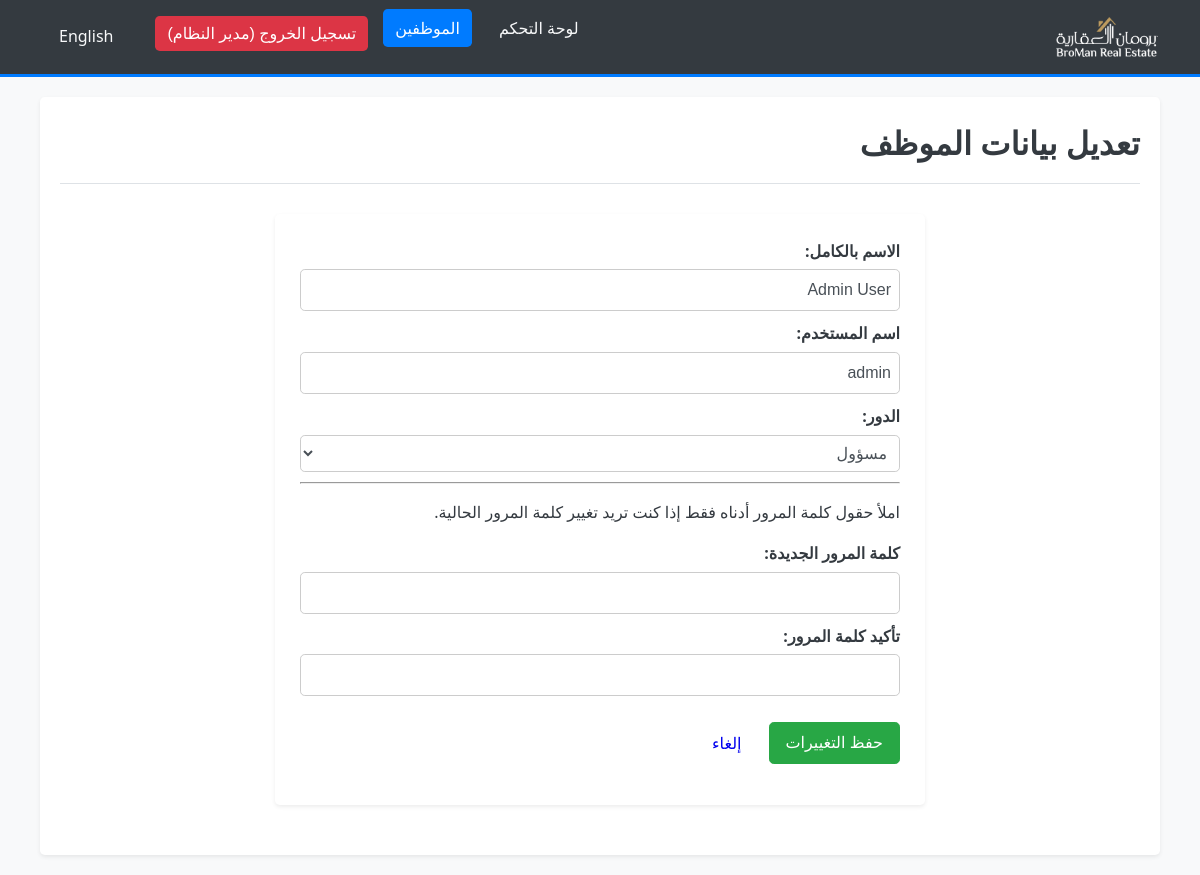
The app's page /edit_employee.php?id=1 (signed in) with its own data.
### tables this page shows
CREATE TABLE `employees` (
  `EmployeeID` int(11) NOT NULL,
  `FullName` varchar(255) NOT NULL,
  `Username` varchar(50) NOT NULL,
  `Password` varchar(255) NOT NULL COMMENT 'Stored using PHP password_hash (bcrypt)',
  `Role` enum('manager','admin','user') NOT NULL DEFAULT 'user',
  `DateJoined` timestamp NULL DEFAULT current_timestamp()
);

### lang/translate.php (called while the page is built, shortened)
<?php
$lang_file = __DIR__ . '/' . $_SESSION['lang'] . '.php';
if (file_exists($lang_file)) {
    $translations = include($lang_file);
} else {
    $translations = include(__DIR__ . '/ar.php');
}
function t($key)
{
    global $translations;
    return isset($translations[$key]) ? $translations[$key] : $key;
}
function get_direction()
{
    return ($_SESSION['lang'] == 'ar') ? 'rtl' : 'ltr';
}
function get_lang_code()
{
    return $_SESSION['lang'];
}

### edit_employee.php (the view, shortened to what this page needs)
<?php
require_once 'db.php';
require_once 'navbar.php';
$employee_id = $full_name = $username = $role = "";
$full_name_err = $username_err = $password_err = $role_err = $general_err = "";
if (isset($_GET["id"]) && !empty(trim($_GET["id"]))) {
    $employee_id = trim($_GET["id"]);
    $sql_fetch = "SELECT FullName, Username, Role FROM Employees WHERE EmployeeID = ?";
    if ($stmt_fetch = $conn->prepare($sql_fetch)) {
        $stmt_fetch->bind_param("i", $param_employee_id);
        if ($stmt_fetch->execute()) {
            $stmt_fetch->store_result();
            if ($stmt_fetch->num_rows == 1) {
                $stmt_fetch->bind_result($full_name, $username, $role);
            } else {
                $_SESSION["error_message"] = "Employee not found.";
                header("Location: employees_list.php");
                exit();
            }
        } else {
            $general_err = "Error fetching employee details.";
            error_log("Error executing employee fetch: " . $stmt_fetch->error);
        }
    } else {
        $general_err = "Database error (employee fetch). Please try again.";
        error_log("Error preparing employee fetch: " . $conn->error);
    }
} else {
    $_SESSION["error_message"] = "No employee ID specified for editing.";
    header("Location: employees_list.php");
    exit();
}
?>
<!DOCTYPE html>
<html lang="<?php echo get_lang_code(); ?>" dir="<?php echo get_direction(); ?>">
<head>
    <link rel="stylesheet" href="modern_styles.css">
    <?php if (get_direction() === 'rtl'): ?>
        <link rel="stylesheet" href="rtl_styles.css">
    <?php endif; ?>
</head>
<body>
<?php require_once 'navbar.php'; ?>
<div class="container">
    <div class="page-header">
        <h1><?php echo t("edit_employee"); ?></h1>
    </div>
    <div class="form-container">
        <div class="form-card">
            <form action="<?php echo htmlspecialchars($_SERVER["PHP_SELF"]) . "?id=" . htmlspecialchars($employee_id); ?>" method="POST">
    <div>
        <label for="fullName"><?php echo t("full_name"); ?>:</label>
        <input type="text" id="fullName" name="fullName" class="form-input <?php echo (!empty($full_name_err)) ? 'is-invalid' : ''; ?>" value="<?php echo htmlspecialchars($full_name); ?>" required>
    </div>
    <div>
        <label for="username"><?php echo t("username"); ?>:</label>
        <input type="text" id="username" name="username" class="form-input <?php echo (!empty($username_err)) ? 'is-invalid' : ''; ?>" value="<?php echo htmlspecialchars($username); ?>" required>
    </div>
    <div>
        <label for="role"><?php echo t("role"); ?>:</label>
        <select id="role" name="role" class="form-input <?php echo (!empty($role_err)) ? 'is-invalid' : ''; ?>" required>
            <option value="admin" <?php echo ($role == "admin") ? "selected" : ""; ?>><?php echo t("admin_role"); ?></option>
        </select>
    </div>
    <hr>
    <p class="password-note"><?php echo t("password_strength_hint"); ?></p>
    <div>
        <label for="new_password"><?php echo t("new_password"); ?>:</label>
        <input type="password" id="new_password" name="new_password" class="form-input <?php echo (!empty($password_err)) ? 'is-invalid' : ''; ?>">
    </div>
    <div>
        <label for="confirm_password"><?php echo t("confirm_password"); ?>:</label>
        <input type="password" id="confirm_password" name="confirm_password" class="form-input <?php echo (!empty($password_err)) ? 'is-invalid' : ''; ?>">
    </div>
                <div class="form-actions">
                    <input type="submit" value="<?php echo t("save_changes"); ?>" class="btn btn-success">
                    <a href="employees_list.php" class="btn btn-secondary"><?php echo t("cancel"); ?></a>
                </div>
            </form>
        </div>
    </div>
</div>
</body>
</html>

### modern_styles.css (style rules this page uses)
:root { --primary-color: #007bff; --secondary-color: #6c757d; --light-color: #f8f9fa; --dark-color: #343a40; --success-color: #28a745; --danger-color: #dc3545; --warning-color: #ffc107; --font-family: 'Segoe UI', Tahoma, Geneva, Verdana, sans-serif; --border-radius: 0.3rem; --box-shadow: 0 0.125rem 0.25rem rgba(0, 0, 0, 0.075); }
body { font-family: var(--font-family); margin: 0; background-color: var(--light-color); color: var(--dark-color); line-height: 1.6; }
.container { width: 90%; max-width: 1200px; margin: 20px auto; padding: 20px; background-color: #fff; border-radius: var(--border-radius); box-shadow: var(--box-shadow); }
.page-header { display: flex; justify-content: space-between; align-items: center; margin-bottom: 25px; padding-bottom: 15px; border-bottom: 1px solid #dee2e6; }
.page-header h1, .page-title { margin: 0; font-size: 2rem; color: var(--dark-color); }
.btn { display: inline-block; font-weight: 400; text-align: center; vertical-align: middle; cursor: pointer; user-select: none; background-color: transparent; border: 1px solid transparent; padding: 0.5rem 1rem; font-size: 1rem; line-height: 1.5; border-radius: var(--border-radius); transition: color 0.15s ease-in-out, background-color 0.15s ease-in-out, border-color 0.15s ease-in-out, box-shadow 0.15s ease-in-out; text-decoration: none; }
.btn-success { color: #fff; background-color: var(--success-color); border-color: var(--success-color); }
.form-card { background-color: #fff; padding: 25px; border-radius: var(--border-radius); box-shadow: var(--box-shadow); max-width: 600px; margin: 30px auto; }
.form-card label { display: block; margin-bottom: 0.5rem; font-weight: 600; }
.form-input, .form-card select, .form-card textarea { display: block; width: calc(100% - 22px); padding: 0.75rem; font-size: 1rem; line-height: 1.5; color: #495057; background-color: #fff; background-clip: padding-box; border: 1px solid #ced4da; border-radius: var(--border-radius); transition: border-color 0.15s ease-in-out, box-shadow 0.15s ease-in-out; margin-bottom: 1rem; }
.form-card .btn { margin-top: 1rem; margin-right: 0.5rem; }

### rtl_styles.css (style rules this page uses)
body { direction: rtl; text-align: right; }
.page-header h1 { float: right; }
.form-container div label { display: block; margin-bottom: 5px; }
.form-container div input[type="text"], .form-container div input[type="email"], .form-container div input[type="password"], .form-container div input[type="number"], .form-container div select, .form-container div textarea { width: 100%; padding: 8px; margin-bottom: 10px; border: 1px solid #ccc; box-sizing: border-box; }
.form-container div input[type="submit"], .form-container div .btn { float: right; margin-left: 10px; margin-right: 0; }
.page-header::after, .search-form::after, .form-container form::after { content: ""; display: table; clear: both; }

### records on screen
employees: fullName "Admin User", username "admin", role "مسؤول"

### other values on screen
t('dashboard') "لوحة التحكم"
t('employees') "الموظفين"
sprintf(t('logout_user'), $user_full_name) "تسجيل الخروج (مدير النظام)"
$switch_lang_text "English"
t("edit_employee") "تعديل بيانات الموظف"
t("full_name") "الاسم بالكامل"
t("username") "اسم المستخدم"
t("role") "الدور"
t("password_strength_hint") "املأ حقول كلمة المرور أدناه فقط إذا كنت تريد تغيير كلمة المرور الحالية."
t("new_password") "كلمة المرور الجديدة"
t("confirm_password") "تأكيد كلمة المرور"
t("cancel") "إلغاء"
